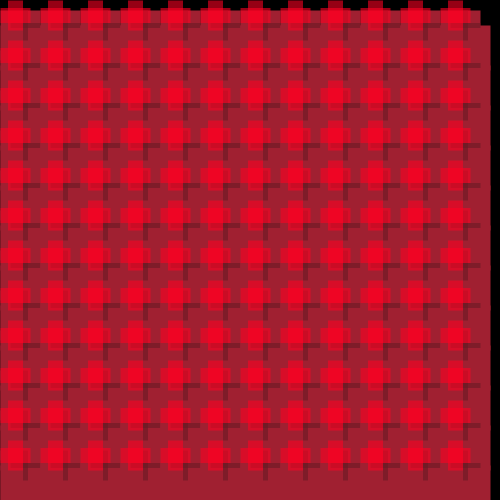
Frame 1 (no input)
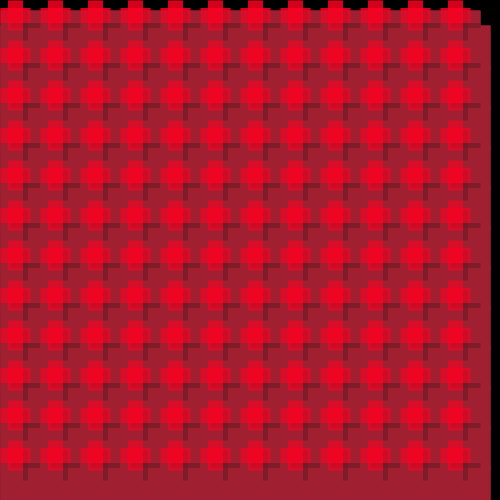
Frame 2 (the mouse pressed at the canvas centre, redrawn once)

The Processing sketch that drew these frames (run headless with seeded random() and noise(); the mouse was pressed at the canvas centre and the sketch redrawn once):

// Processing sketch: processing_82135
// ── processing_82135.pde

void setup(){
  size(500,500);
  background(0);
}

void draw()
{

  for (int posX=25; posX < width; posX=posX+40)
  {
    for (int posY=25; posY < height; posY=posY+40)
{
  
  //troisième quadrillage de +
  //épaisseur de la ligne = 70 pixels
  strokeCap(SQUARE);
strokeWeight(50);
//j'ajoute de la transparence
stroke(#A02031,300);
//ligne verticale
line(posX,posY,posX,posY+45);
//ligne horizontale avec de la transparence
stroke(#A02031,300);
line(posX-25,posY+10,posX+15,posY+10);
  //épaisseur de la ligne = 10 pixels
  strokeCap(SQUARE);
strokeWeight(5);
//j'ajoute de la transparence
stroke(#671923,150);
//ligne verticale
line(posX,posY-15,posX,posY+15);
//ligne horizontale avec de la transparence
stroke(#671923,150);
line(posX-15,posY,posX+15,posY);

//deuxième quadrillage de +
  //épaisseur de la ligne = 10 pixels
  strokeCap(SQUARE);
strokeWeight(15);
//j'ajoute de la transparence
stroke(#FF0022,150);
//ligne verticale
line(posX-10,posY-25,posX-10,posY+5);
//ligne horizontale avec de la transparence
stroke(#FF0022,150);
line(posX-25,posY-10,posX+5,posY-10);


}
}
noLoop();
}
